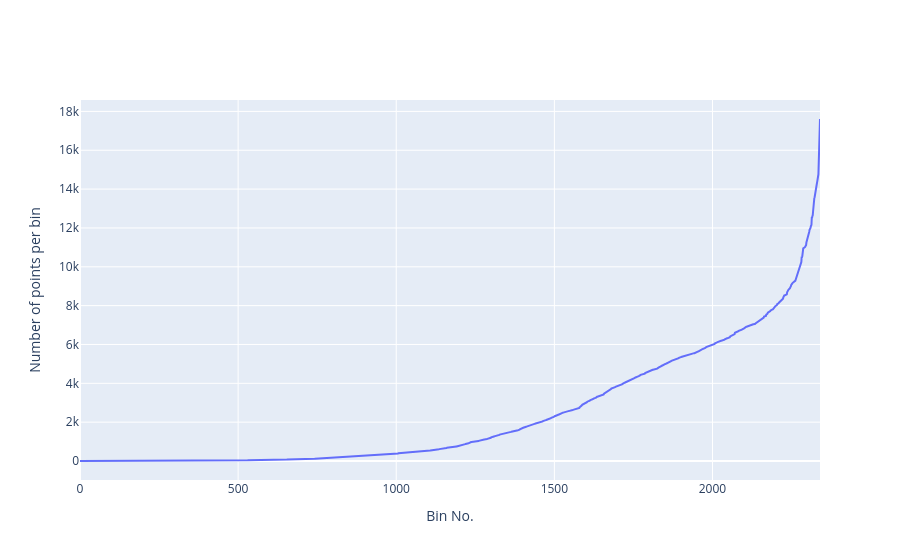

Here is the notebook cell this chart was saved with:
### Code cell
_ = profileNo_vs_xy_bins(df_sampled, n_x_bins=100, n_y_bins=100, show_threshold=False, projection='npstere')

### Figure 1 — Plotly figure (JSON) as saved in the notebook; plotly's stock layout.template omitted (floating-point values rounded to 4 significant figures; data arrays with more than 128 entries replaced by an {"elided": "..."} marker saying what was removed)
{"data": [{"type": "scatter", "x": {"elided": "2341 int values"}, "y": {"elided": "2341 int values"}}], "layout": {"xaxis": {"title": {"text": "Bin No."}}, "yaxis": {"title": {"text": "Number of points per bin"}}}}
